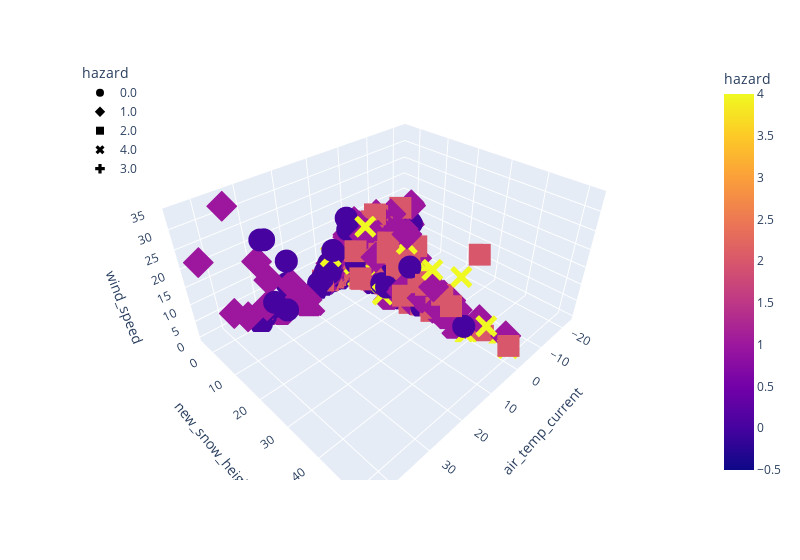

The notebook cell this image was saved under:
### Code cell
# Creating a 3D-Scatter with the PCA data and the clusters
fig = px.scatter_3d(
    clustered_df,
    x="air_temp_current",
    y="new_snow_height",
    z="wind_speed",
    color="hazard",
    symbol="hazard",
    hover_data=['air_temp_min'],
    width=800,
)
fig.update_layout(legend=dict(x=0, y=1))
fig.show()

### Figure 1 — Plotly figure (JSON) as saved in the notebook; plotly's stock layout.template omitted (floating-point values rounded to 4 significant figures; data arrays with more than 128 entries replaced by an {"elided": "..."} marker saying what was removed)
{"data": [{"customdata": {"elided": "1255x1 float values"}, "hovertemplate": "hazard=%{marker.color}<br>air_temp_current=%{x}<br>new_snow_height=%{y}<br>wind_speed=%{z}<br>air_temp_min=%{customdata[0]}<extra></extra>", "legendgroup": "0.0", "marker": {"color": {"elided": "1255 int values"}, "coloraxis": "coloraxis", "symbol": "circle"}, "mode": "markers", "name": "0.0", "scene": "scene", "showlegend": true, "type": "scatter3d", "x": {"elided": "1255 float values"}, "y": {"elided": "1255 float values"}, "z": {"elided": "1255 float values"}}, {"customdata": {"elided": "1396x1 float values"}, "hovertemplate": "hazard=%{marker.color}<br>air_temp_current=%{x}<br>new_snow_height=%{y}<br>wind_speed=%{z}<br>air_temp_min=%{customdata[0]}<extra></extra>", "legendgroup": "1.0", "marker": {"color": {"elided": "1396 int values"}, "coloraxis": "coloraxis", "symbol": "diamond"}, "mode": "markers", "name": "1.0", "scene": "scene", "showlegend": true, "type": "scatter3d", "x": {"elided": "1396 float values"}, "y": {"elided": "1396 float values"}, "z": {"elided": "1396 float values"}}, {"customdata": {"elided": "749x1 float values"}, "hovertemplate": "hazard=%{marker.color}<br>air_temp_current=%{x}<br>new_snow_height=%{y}<br>wind_speed=%{z}<br>air_temp_min=%{customdata[0]}<extra></extra>", "legendgroup": "2.0", "marker": {"color": {"elided": "749 int values"}, "coloraxis": "coloraxis", "symbol": "square"}, "mode": "markers", "name": "2.0", "scene": "scene", "showlegend": true, "type": "scatter3d", "x": {"elided": "749 float values"}, "y": {"elided": "749 float values"}, "z": {"elided": "749 float values"}}, {"customdata": [[-2.1], [0], [1.1], [0.8], [0.4], [-1.6], [-2.8], [-5.2], [-4.1], [-1.1], [0.6], [-1.7], [-6.9], [-3], [0.9], [0.7], [0.7], [-1.5], [-2], [2], [-0.2], [-3.8], [0.2], [0.9], [-0.5], [1.4], [-9.6], [-9.5], [-5], [-1.7], [0.2], [-4.8], [-0.6], [-12.1], [-6.8], [-5.7], [-0.1], [3.3], [0], [0.5], [4.3], [0], [-11.4], [-6.1], [-13.1], [-9.6], [-4], [0.2], [-3.6], [0.1], [-1.6], [1.9], [-2], [1.6], [-3.1], [-3.2], [-2.9], [0], [-3.2], [-1.5], [2.2], [-2.4], [0.3], [-2.2], [1.5], [-2.6], [-2.3], [0], [-3], [-10.9], [-5.7], [-6.6], [-2.5], [-8.4], [-2.8], [-2.8], [0.1], [-3.5], [0], [0.1], [-7.5], [-3.8], [-3.6], [-2.3], [0], [-1.7], [-3.7], [0], [-7.6], [-3.9], [-6.8], [-1], [2.8], [-0.6], [-3.6], [1], [0.2], [-3.7], [-6.1], [-1.3], [-4.3], [-1], [0.7], [-1.5], [0.2], [7.4], [0.2]], "hovertemplate": "hazard=%{marker.color}<br>air_temp_current=%{x}<br>new_snow_height=%{y}<br>wind_speed=%{z}<br>air_temp_min=%{customdata[0]}<extra></extra>", "legendgroup": "4.0", "marker": {"color": [4, 4, 4, 4, 4, 4, 4, 4, 4, 4, 4, 4, 4, 4, 4, 4, 4, 4, 4, 4, 4, 4, 4, 4, 4, 4, 4, 4, 4, 4, 4, 4, 4, 4, 4, 4, 4, 4, 4, 4, 4, 4, 4, 4, 4, 4, 4, 4, 4, 4, 4, 4, 4, 4, 4, 4, 4, 4, 4, 4, 4, 4, 4, 4, 4, 4, 4, 4, 4, 4, 4, 4, 4, 4, 4, 4, 4, 4, 4, 4, 4, 4, 4, 4, 4, 4, 4, 4, 4, 4, 4, 4, 4, 4, 4, 4, 4, 4, 4, 4, 4, 4, 4, 4, 4, 4, 4], "coloraxis": "coloraxis", "symbol": "x"}, "mode": "markers", "name": "4.0", "scene": "scene", "showlegend": true, "type": "scatter3d", "x": [0, 0.5, 1.1, 2.3, 0.9, 0.6, -2.8, -4.5, -4.1, 0.1, 0.7, -1.7, -3, 0.9, 1, 0.9, 0.8, -0.4, -0.9, 3.5, 1.4, -3.1, 1, 2.1, 0.9, 2.3, -9.4, -9.5, -4.9, -1.5, 1.7, -3.5, 0.2, -11, -5.4, -4.3, 3.9, 9.4, 5.5, 0.5, 4.3, 0, -11.4, -6.1, -12.5, -9.2, 0.1, 4.5, 0.1, 5.3, -1.6, 2, -1.7, 2, -3.1, -3.2, 0.1, 4.7, 0.3, -1.5, 2.3, -2.3, 1.4, -2.1, 2, -1.9, -2.3, 0.6, -1.6, -10.9, -5.7, -2.5, 1.1, -2, -0.9, -1.3, 0.2, -3.4, 0.5, 0.9, -3.4, -0.4, -2.1, -2.3, 0.2, -1.4, -3.5, 0.2, -6.1, -1.7, -6.4, -0.8, 3, 2.8, -3.6, 1, 0.2, -3.7, -1.6, 2.6, 2.2, 0.9, 3.1, 1.3, 0.9, 8.5, 0.6], "y": [7, 3, 0, 0, 0, 0, 0, 45, 27, 14, 16, 34, 18, 0, 0, 1, 4, 27, 50, 1, 8, 8, 1, 1, 0, 1, 1, 3, 1, 38, 1, 6, 7, 0, 0, 0, 8, 0, 0, 1, 0, 1, 0, 0, 0, 0, 27.4, 5, 5, 15.5, 13, 0, 13, 2, 12, 5, 36, 4, 39, 12, 0, 6, 2, 21, 1, 3, 12, 0, 0.1, 0, 0, 38.3, 13, 43, 16, 21, 8, 23, 0, 2, 10, 10, 20, 16, 1, 24, 22, 1, 0, 0, 0, 18, 0, 4.4, 19, 0, 7, 1, 20, 2, 12, 8.5, 0, 14, 10, 0, 0], "z": [0.5, 0, 2.1, 1.2, 0.8, 0.9, 1.6, 0, 0, 3.3, 4.2, 0.5, 1.5, 0, 3.4, 0.7, 0.4, 0, 2.4, 6.4, 1.3, 0, 2.8, 3.3, 1.4, 5, 0.1, 4.5, 0.3, 0, 1.9, 0, 0.3, 1.4, 1.9, 0.8, 19, 8.9, 3.7, 11.3, 1.1, 0.7, 8.8, 3.3, 0.3, 0.6, 13.5, 2.2, 1.8, 2.3, 10.7, 4.4, 0, 6.2, 1.2, 0, 15.8, 6.1, 0.5, 9.4, 2.2, 1.2, 3.1, 7.1, 2.8, 1.9, 1.3, 0.3, 3.6, 4.6, 3.3, 0.9, 0.6, 4, 3.3, 3.6, 0, 0, 0.6, 2.4, 0.1, 0, 5, 0, 0.8, 0, 4.1, 1.4, 7.3, 1.7, 0.4, 16.3, 10, 7.7, 4.2, 1.7, 1.7, 0, 7.7, 3.6, 2.8, 8.1, 0, 0.5, 0.9, 1.2, 0.2]}, {"customdata": [[-3], [-5.6], [-8], [-6.7], [-7]], "hovertemplate": "hazard=%{marker.color}<br>air_temp_current=%{x}<br>new_snow_height=%{y}<br>wind_speed=%{z}<br>air_temp_min=%{customdata[0]}<extra></extra>", "legendgroup": "3.0", "marker": {"color": [3, 3, 3, 3, 3], "coloraxis": "coloraxis", "symbol": "cross"}, "mode": "markers", "name": "3.0", "scene": "scene", "showlegend": true, "type": "scatter3d", "x": [-1, -2.6, -3.3, -0.5, -7], "y": [32, 0, 0, 0, 5.5], "z": [5.3, 1.2, 4.4, 0.3, 3.6]}], "layout": {"coloraxis": {"colorbar": {"title": {"text": "hazard"}}, "colorscale": [[0, "#0d0887"], [0.1111, "#46039f"], [0.2222, "#7201a8"], [0.3333, "#9c179e"], [0.4444, "#bd3786"], [0.5556, "#d8576b"], [0.6667, "#ed7953"], [0.7778, "#fb9f3a"], [0.8889, "#fdca26"], [1, "#f0f921"]]}, "legend": {"title": {"text": "hazard"}, "tracegroupgap": 0, "x": 0, "y": 1}, "margin": {"t": 60}, "scene": {"domain": {"x": [0, 1], "y": [0, 1]}, "xaxis": {"title": {"text": "air_temp_current"}}, "yaxis": {"title": {"text": "new_snow_height"}}, "zaxis": {"title": {"text": "wind_speed"}}}, "width": 800}}
